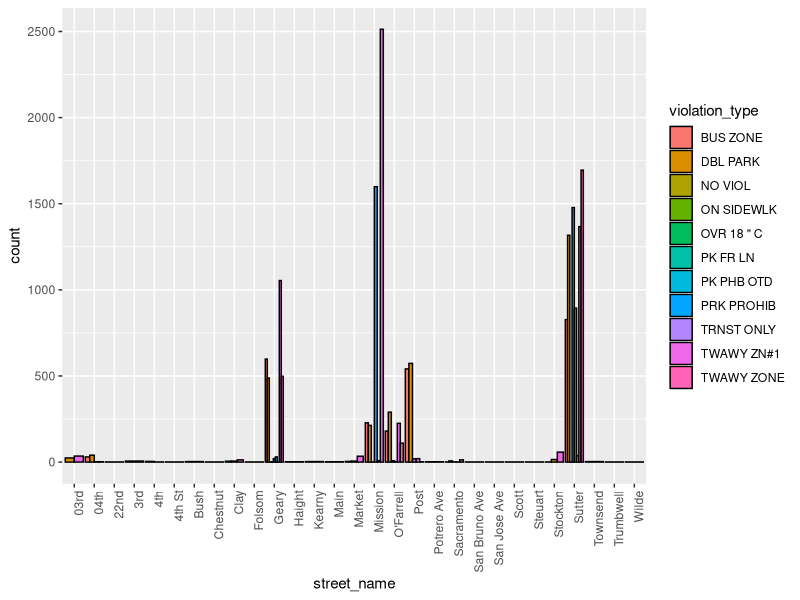
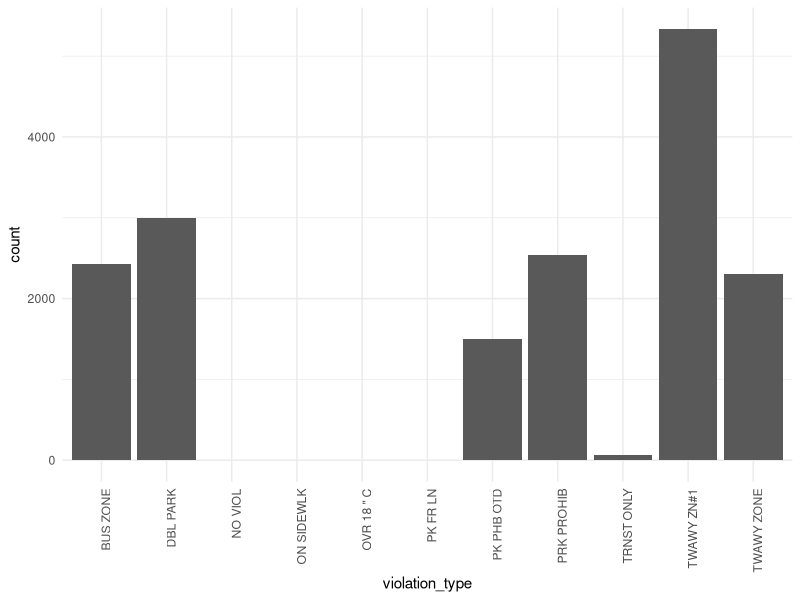
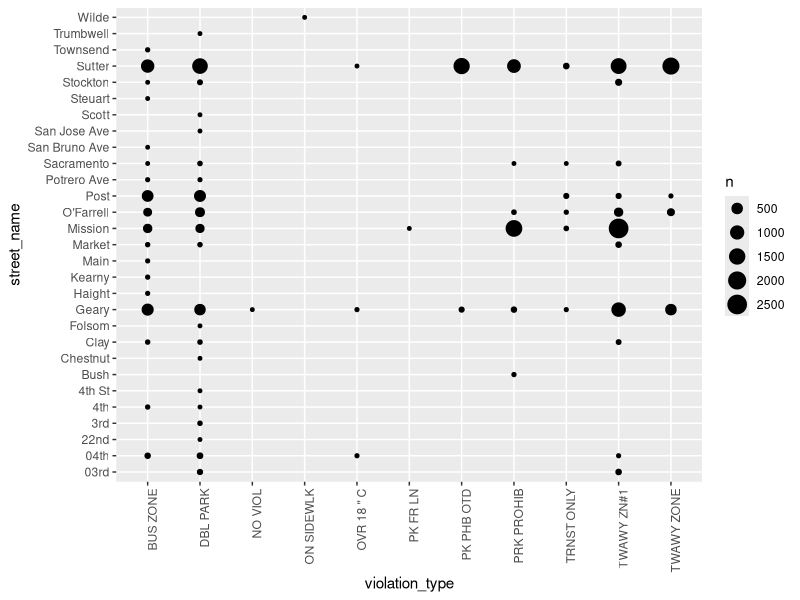
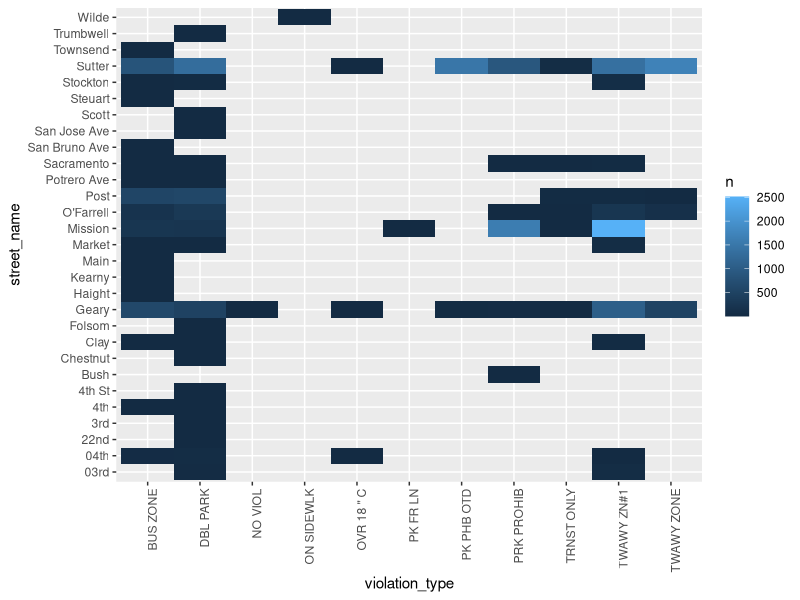
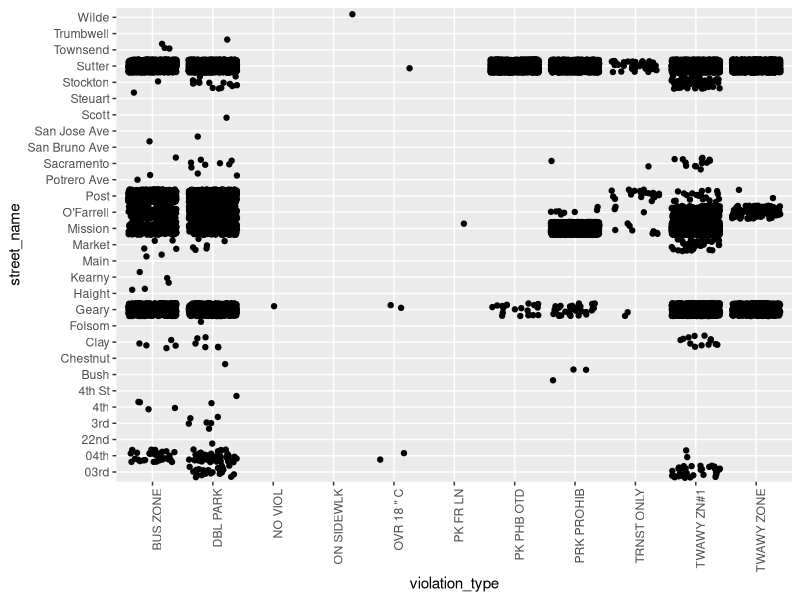
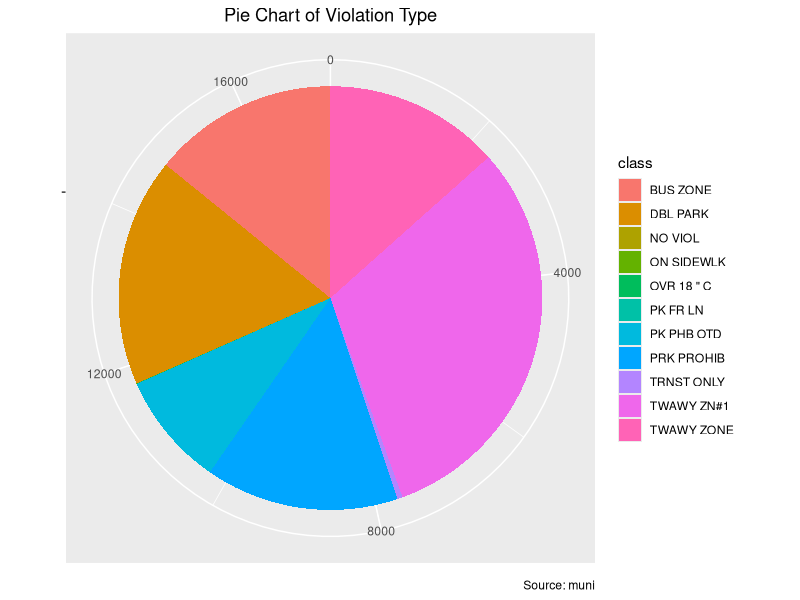
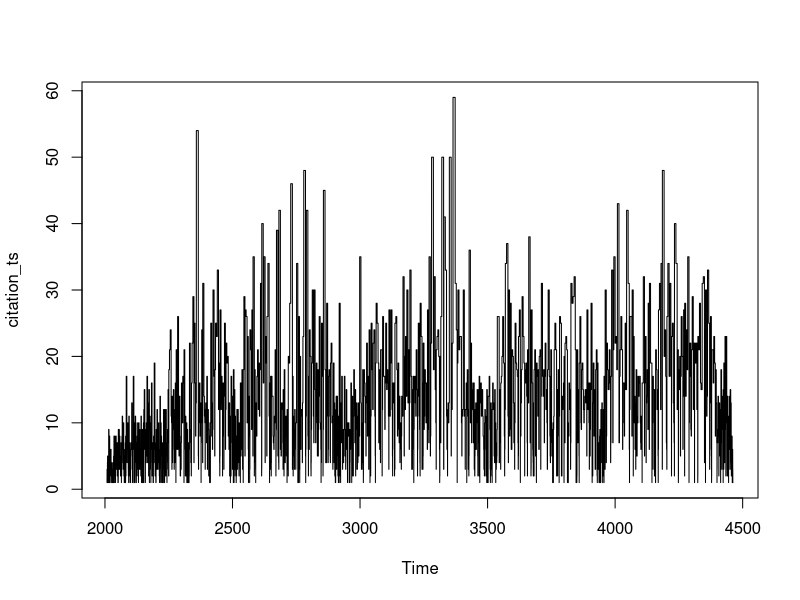

R code for these plots, in order:
## ---- chunk 1
muni <- read.csv('muni_transitLanes.csv', strip.white = TRUE)
muni <- as.data.frame(muni)

# Check variables in muni
# str(muni)
# summary(muni)

## ---- chunk 2
muni$Citaton.Issue.Month <- NULL
muni$Last.Edited.Date <- NULL
muni$Ticket.Number <-  NULL
## ---- chunk 3
# Check for NA values for each column
apply(muni, 2, function(x) any(is.na(x)))

## ---- chunk 4
# Convert citation dates and times to a Datetime object

muni$citation_date <- strptime(muni$Citation.Issue.Date, format ='%m/%d/%Y')


muni$citation_dateTime <- strptime(paste(muni$Citation.Issue.Date, 
                                            muni$Citation.Issue.Time), 
                                      format ='%m/%d/%Y %H:%M')

# Drop original citation issue date and time

muni$Citation.Issue.Date <- NULL
muni$Citation.Issue.Time <- NULL

## ---- chunk 5
library(stringr)

muni$Location <- as.character(muni$Location)

### Testing code

# Split location into street number and street name
# Logic: If a word boundary is proceeded by a digit, split the word

splitAddress <- strsplit(muni$Location, "(?<=\\d)\\b", perl=T)

# Create new matrix with street name column and street name column
y <- do.call(rbind, splitAddress)
y <- as.data.frame(y)


# Change column names
colnames(y) <- c('Street.Number', 'Street.Name')

# Make new column in muni df
muni$street_name <- y$Street.Name

# Check df
str(muni)

# Check unique street names
unique(muni$street_name)

## ---- chunk 6
# To extend functionality, can make it so that any street type will be converted to 
# empty string

# Vector of street types for use with str_replace_all function
street_types <- c("ST$" = "", "BLVD$" = "", "TUNL$" = "", "Street" = "", "Ave" = "",
                  "STREET$" = "")

# implement function with magarittr
library(magrittr)

locationName_clean <- function(location){
  location %>% 
  as.character() %>% 
  str_replace_all("[:punct:]", "") %>% 
  trimws(which = "both") %>% 
  str_replace_all(street_types) %>% 
  str_to_title() %>% 
  trimws(which = "both")
}

muni$street_name <- locationName_clean(muni$street_name)

# Check
unique(muni$street_name)


## ---- chunk 7

# Clean up spelling and duplicates of street names
# Find more efficient way of doing this
# Only keep indicator of the street for the 'numerical streets' because San Francisco
# has both 2nd St and 2nd Ave
# Remove for the rest to keep it more clean
# We will determine the exact geographical location with longitude and latitude
# coordinates
muni$street_name[muni$street_name %in% c("Ofarrell", "Ofallell")] <- "O'Farrell"
muni$street_name[muni$street_name %in% c("4Th", "04Th", "O4th")] <- "4th St"
muni$street_name[muni$street_name %in% c("3Rd", "03Rd")] <- "3rd St"
muni$street_name[muni$street_name %in% c("22Nd")] <- "22nd St"
muni$street_name[muni$street_name %in% c("Po")] <- "Post"


# Check
unique(muni$street_name)
## ---- chunk 8
library(ggplot2)
library(dplyr)


# Convert citation date to date object to work in dplyr
muni$citation_date <- as.Date(muni$citation_date, format ='%m/%d/%Y')
muni$citation_dateTime <- as.Date(muni$citation_dateTime, format ='%m/%d/%Y  %H:%M') 

# Rename violations
muni <- muni %>% 
  rename(violation_type = Violation)

# Group together factor level with low counts

# Visualize number of violations by street name with barplot
streetBarPlot <- ggplot(data=muni, aes(x=street_name)) + 
  geom_bar(aes(fill=violation_type), color='black', position = "dodge") +
  theme(axis.text.x = element_text(angle = 90, hjust = 1))

streetBarPlot
## ---- chunk 9
# Visualize number of violations by street name with barplot
violations <- ggplot(data=muni, aes(x=violation_type)) + 
  geom_bar() +
  theme_minimal() +
  theme(axis.text.x = element_text(angle = 90, hjust = 1))

violations
## ---- chunk 10
violationsCountPlot <- ggplot(data=muni)+ 
  geom_count(mapping = aes(x = violation_type, y = street_name)) +
  theme(axis.text.x = element_text(angle = 90, hjust = 1))


violationsCountPlot
## ---- chunk 11
muni %>% 
  count(violation_type, street_name) %>% 
  ggplot(mapping = aes(x = violation_type, y = street_name)) +
    geom_tile(mapping = aes(fill = n)) +   
    theme(axis.text.x = element_text(angle = 90, hjust = 1))




## ---- chunk 12
violations_jitter <- ggplot(data = muni) +
  geom_jitter(mapping = aes(x = violation_type, y = street_name)) +
  theme(axis.text.x = element_text(angle = 90, hjust = 1))

violations_jitter
  
  
## ---- chunk 13
# Visualize number of violations with pie chart
pie <- ggplot(muni, aes(x = "", fill = factor(violation_type))) + 
  geom_bar(width = 1) +
  theme(axis.line = element_blank(), 
        plot.title = element_text(hjust=0.5)) + 
  labs(fill="class", 
       x=NULL, 
       y=NULL, 
       title="Pie Chart of Violation Type", 
       caption="Source: muni")
  
pie + coord_polar(theta = "y", start=0)

## ---- chunk 14
library(dplyr)

# Create new column which stores how many citations were issued that day and build 
# time series object from that column

# Convert citation date to date object to work in dplyr
muni$citation_date <- as.Date(muni$citation_date, format ='%m/%d/%Y')
muni$citation_dateTime <- as.Date(muni$citation_dateTime, format ='%m/%d/%Y  %H:%M') 


# Group and count observations by date 
muni <- 
  muni %>%
  arrange(citation_date) %>%
  group_by(citation_date) %>%
  mutate(citation_count = n())

# Try n = n()
# Count missing values: (sum(is.na(x))) or set na.rm=TRUE

# Pull out citation_count vector
citation_count <- 
  muni %>%
  pull(citation_count)

# Time series
# More research on dealing with regular data (almost daily) and spanning across
# many years
citation_ts <- ts(citation_count, frequency = 7, start= c(2008,2))

plot.ts(citation_ts)



